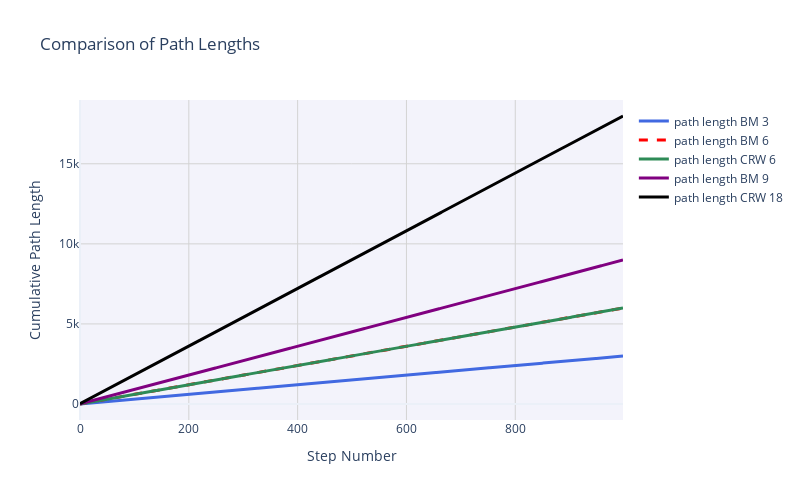

The code cell stored with this chart in its notebook:
### Code cell
# Set random seed for reproducibility
np.random.seed(42)

# Set parameters
n_steps = 1000
start_pos = (0, 0)

# Define trajectory configurations
trajectories_config = {
    'BM 3': {'type': 'BM', 'speed': 3, 'color': 'royalblue'},
    'BM 6': {'type': 'BM', 'speed': 6, 'color': 'red', 'dash': 'dash'},
    'CRW 6': {'type': 'CRW', 'speed': 6, 'sigma': np.pi/8, 'color': 'seagreen'},
    # Add more trajectories here by adding new dictionary entries
    'BM 9': {'type': 'BM', 'speed': 9, 'color': 'purple'},
    'CRW 18': {'type': 'CRW', 'speed': 18, 'sigma': np.pi/8, 'color': 'black'},
}

# Generate trajectories and calculate path lengths
trajectory_data = {}
cum_lengths = {}
total_lengths = {}

for name, config in trajectories_config.items():
    # Generate appropriate trajectory
    if config['type'] == 'BM':
        trajectory_data[name] = generate_brownian_motion(
            n_steps=n_steps, 
            speed=config['speed'], 
            start_pos=start_pos
        )
    else:  # CRW
        trajectory_data[name] = generate_correlated_random_walk(
            n_steps=n_steps, 
            speed=config['speed'], 
            start_pos=start_pos, 
            sigma=config['sigma']
        )
    
    # Calculate path lengths
    cum_lengths[name] = calculate_cumulative_path_length(trajectory_data[name])
    total_lengths[name] = cum_lengths[name][-1] if isinstance(cum_lengths[name], np.ndarray) else cum_lengths[name].iloc[-1]
    
    print(f"Total path length for {name}: {total_lengths[name]:.2f}")

# Create plot
fig = go.Figure()

# Add traces for each trajectory
for name, cum_length in cum_lengths.items():
    fig.add_trace(go.Scatter(
        x=list(range(len(cum_length))),
        y=cum_length,
        mode='lines',
        name=f'path length {name}',
        line=dict(
            color=trajectories_config[name]['color'],
            dash=trajectories_config[name].get('dash'),
            width=3  # Thicker lines for better visibility
        )
    ))

# Update layout
fig.update_layout(
    title='Comparison of Path Lengths',
    xaxis_title='Step Number',
    yaxis_title='Cumulative Path Length',
    template='plotly_white',
    plot_bgcolor='rgba(240, 240, 250, 0.8)',
    legend=dict(
        x=1.02,
        y=0.98,
        xanchor='left',
        yanchor='top'
    ),
    width=800,
    height=500
)

# Add grid
fig.update_xaxes(showgrid=True, gridwidth=1, gridcolor='lightgray')
fig.update_yaxes(showgrid=True, gridwidth=1, gridcolor='lightgray')

# Show the plot
fig.show()

### Figure 1 — Plotly figure (JSON) as saved in the notebook; plotly's stock layout.template omitted (floating-point values rounded to 4 significant figures; data arrays with more than 128 entries replaced by an {"elided": "..."} marker saying what was removed)
{"data": [{"line": {"color": "royalblue", "width": 3}, "mode": "lines", "name": "path length BM 3", "type": "scatter", "x": {"elided": "999 int values"}, "y": {"elided": "999 float values"}}, {"line": {"color": "red", "dash": "dash", "width": 3}, "mode": "lines", "name": "path length BM 6", "type": "scatter", "x": {"elided": "999 int values"}, "y": {"elided": "999 float values"}}, {"line": {"color": "seagreen", "width": 3}, "mode": "lines", "name": "path length CRW 6", "type": "scatter", "x": {"elided": "999 int values"}, "y": {"elided": "999 float values"}}, {"line": {"color": "purple", "width": 3}, "mode": "lines", "name": "path length BM 9", "type": "scatter", "x": {"elided": "999 int values"}, "y": {"elided": "999 float values"}}, {"line": {"color": "black", "width": 3}, "mode": "lines", "name": "path length CRW 18", "type": "scatter", "x": {"elided": "999 int values"}, "y": {"elided": "999 float values"}}], "layout": {"height": 500, "legend": {"x": 1.02, "xanchor": "left", "y": 0.98, "yanchor": "top"}, "plot_bgcolor": "rgba(240, 240, 250, 0.8)", "title": {"text": "Comparison of Path Lengths"}, "width": 800, "xaxis": {"gridcolor": "lightgray", "gridwidth": 1, "showgrid": true, "title": {"text": "Step Number"}}, "yaxis": {"gridcolor": "lightgray", "gridwidth": 1, "showgrid": true, "title": {"text": "Cumulative Path Length"}}}}
